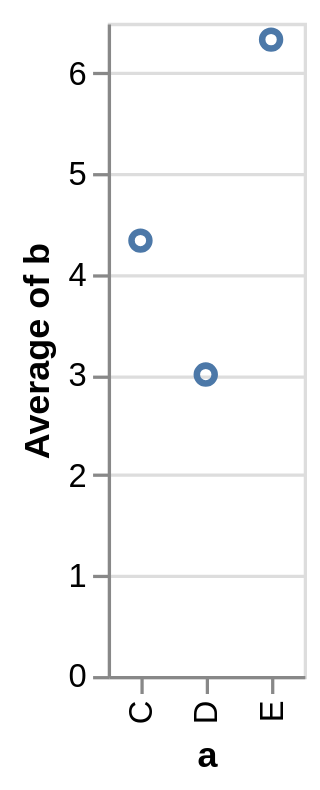

Specify this chart in Vega-Lite:
### Vega specification from a JSON file in a GitHub repository (floating-point values rounded to 4 significant figures)
{"$schema": "https://vega.github.io/schema/vega/v5.json", "autosize": "pad", "padding": 5, "height": 200, "style": "cell", "data": [{"name": "source_0", "values": [{"a": "C", "b": 2}, {"a": "C", "b": 7}, {"a": "C", "b": 4}, {"a": "D", "b": 1}, {"a": "D", "b": 2}, {"a": "D", "b": 6}, {"a": "E", "b": 8}, {"a": "E", "b": 4}, {"a": "E", "b": 7}]}, {"name": "data_0", "source": "source_0", "transform": [{"type": "aggregate", "groupby": ["a"], "ops": ["average"], "fields": ["b"], "as": ["average_b"]}]}], "signals": [{"name": "x_step", "value": 20}, {"name": "width", "update": "bandspace(domain('x').length, 1, 0.5) * x_step"}], "marks": [{"name": "marks", "type": "symbol", "style": ["point"], "from": {"data": "data_0"}, "encode": {"update": {"fill": {"value": "transparent"}, "stroke": {"value": "#4c78a8"}, "tooltip": {"signal": "{\"a\": datum[\"a\"], \"Average of b\": format(datum[\"average_b\"], \"\")}"}, "x": {"scale": "x", "field": "a"}, "y": {"scale": "y", "field": "average_b"}}}}], "scales": [{"name": "x", "type": "point", "domain": {"data": "data_0", "field": "a", "sort": true}, "range": {"step": {"signal": "x_step"}}, "padding": 0.5}, {"name": "y", "type": "linear", "domain": {"data": "data_0", "field": "average_b"}, "range": [{"signal": "height"}, 0], "nice": true, "zero": true}], "axes": [{"scale": "x", "orient": "bottom", "grid": false, "title": "a", "labelAlign": "right", "labelAngle": 270, "labelBaseline": "middle", "zindex": 1}, {"scale": "y", "orient": "left", "grid": false, "title": "Average of b", "labelOverlap": true, "tickCount": {"signal": "ceil(height/40)"}, "zindex": 1}, {"scale": "y", "orient": "left", "gridScale": "x", "grid": true, "tickCount": {"signal": "ceil(height/40)"}, "domain": false, "labels": false, "maxExtent": 0, "minExtent": 0, "ticks": false, "zindex": 0}]}
